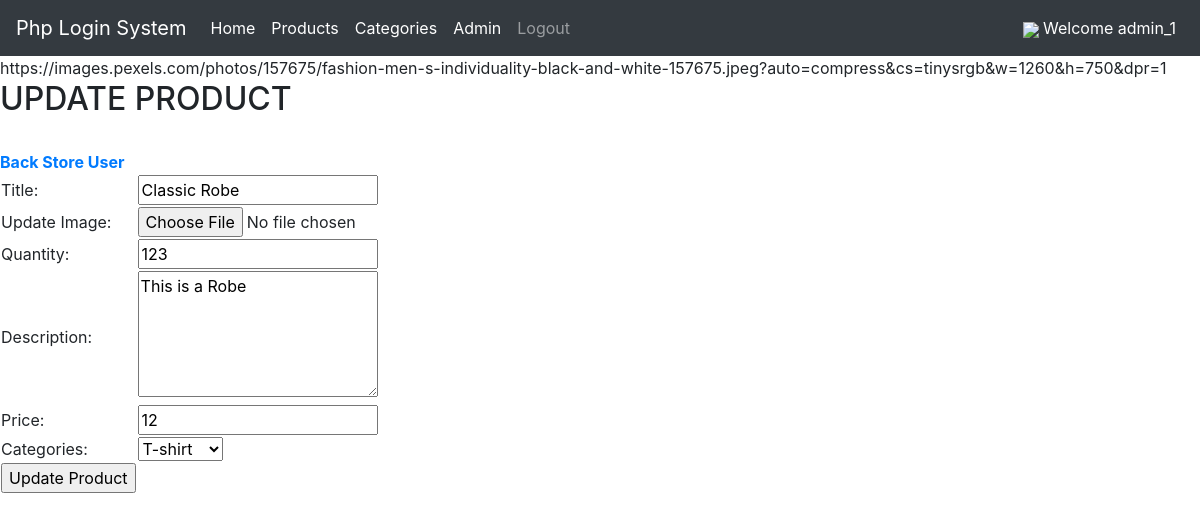
The app's page /Admin/edit_product_user.php?id_user=13&&role_user=1&&id_product=48 (signed in) with its own data.
### tables this page shows
CREATE TABLE `products` (
  `id` int(11) NOT NULL,
  `id_cate` int(11) NOT NULL,
  `id_user` int(11) NOT NULL,
  `title` varchar(256) NOT NULL,
  `image` text NOT NULL,
  `quantity` int(11) NOT NULL,
  `description` text NOT NULL,
  `price` decimal(10,0) NOT NULL,
  `created_at` timestamp NOT NULL DEFAULT current_timestamp() ON UPDATE current_timestamp(),
  `updated_at` timestamp NOT NULL DEFAULT '0000-00-00 00:00:00'
);

CREATE TABLE `categories` (
  `id` int(11) NOT NULL,
  `name_category` varchar(256) NOT NULL,
  `image_category` text DEFAULT NULL,
  `belong_category` int(11) DEFAULT NULL
);

### Admin/edit_product_user.php (the view, shortened to what this page needs)
<?php
require "../component/header.php";
if (isset($_GET["id_product"]) && isset($_GET["id_user"])) {
    $id_product = $_GET["id_product"];
    $id_user = $_GET["id_user"];
     $role_user = $_GET["role_user"];
    $sql_getData = "SELECT * FROM products WHERE id=$id_product";
    $res = mysqli_query($conn, $sql_getData);
    $count = mysqli_num_rows($res);
    if ($count == 1) {
        $row = mysqli_fetch_assoc($res);
        $id_cate = $row["id_cate"];
        $title = $row["title"];
        $curr_image = $row["image"];
        echo $curr_image;
        $quantity = $row["quantity"];
        $description = $row["description"];
        $price = $row["price"];
    } else {
 $_SESSION["messenger"] = "Not exist product user";
        header("location:" ."show_product_user.php?id_user=".$id_user."&&role_user=".$role_user);
    }
} else {
    $_SESSION["messenger"] = "Not exist product user";
        header("location:" ."show_product_user.php?id_user=".$id_user."&&role_user=".$role_user);
}
?>
<div class="main-concept">
        <div class="wapper">
            <h2>UPDATE PRODUCT</h2>
            <br>
            <a href="show_product_user.php?id_user=<?php echo $id_user; ?>&&role_user=<?php echo $role_user; ?>" class="btn-add"><b>Back Store User </b></a>
            <form action="" method="POST" enctype="multipart/form-data">
                    <table class="form-add-categories">
                        <tr>
                            <td>Title:</td>
                            <td><input type="text" name="title" style="width: 15em"  value="<?php echo $title; ?>"></td>
                        </tr>
                          <tr>
                            <td>Update Image:</td>
                            <td>
                                <input type="file" name="image_product">
                            </td>
                        </tr>
                         <tr>
                            <td>Quantity:</td>
                            <td>
                                <input type="number" name="quantity" style="width: 15em" value="<?php echo $quantity; ?>">
                            </td>
                        </tr>
                        <tr>
                            <td>Description:</td>
                            <td><textarea name="description" style="width: 15em" rows="5" ><?php echo $description; ?></textarea></td>
                        </tr>
                        <tr>
                            <td>Price:</td>
                            <td>
                                <input type="number" name="price" style="width: 15em" value="<?php echo $price; ?>">
                            </td>
                        </tr>
                        <tr>
                            <td>Categories:</td>
                            <td>
                                <select name="category">
                                    <?php
                                    $sql_category = "SELECT * FROM categories";
                                    $res_categoy = mysqli_query(
                                        $conn,
                                        $sql_category
                                    );
                                    $count = mysqli_num_rows($res_categoy);
                                    if ($count > 0) {
                                        while (
                                            $row = mysqli_fetch_assoc(
                                                $res_categoy
                                            )
                                        ) {
                                            $category_id = $row["id"];
                                            $category_kind =
                                                $row["name_category"];
                                            ?>
                                                    <option  value="<?php echo $category_id; ?>"
                                                    <?php if (
                                                        $id_cate == $category_id
                                                    ) {
                                                        echo 'selected="selected"';
                                                    } ?>>
                                                    <?php echo $category_kind; ?>
                                                  </option>
                                                <?php
                                        }
                                    } else {
                                        ?>
                                                <option value="0">Catgories Empty</option>
                                            <?php
                                    }
                                    ?>
                                </select>
                            </td>
                        </tr>
                        <tr>
                            <td>
                                <input type="submit" name="submit" value="Update Product" class="btn-submit">
                            </td>
                        </tr>
                    </table>
                </form>
        </div>
    </div>

### records on screen
products: image "https://images.pexels.com/photos/157675/fashion-men-s-individuality-black-and-white-157675.jpeg?auto=compress&cs=tinysrgb&w=1260&h=750&dpr=1", title "Classic Robe", quantity "123", description "This is a Robe", price "12", category "T-shirt"

### other values on screen
$_SESSION["username"] "admin_1"
